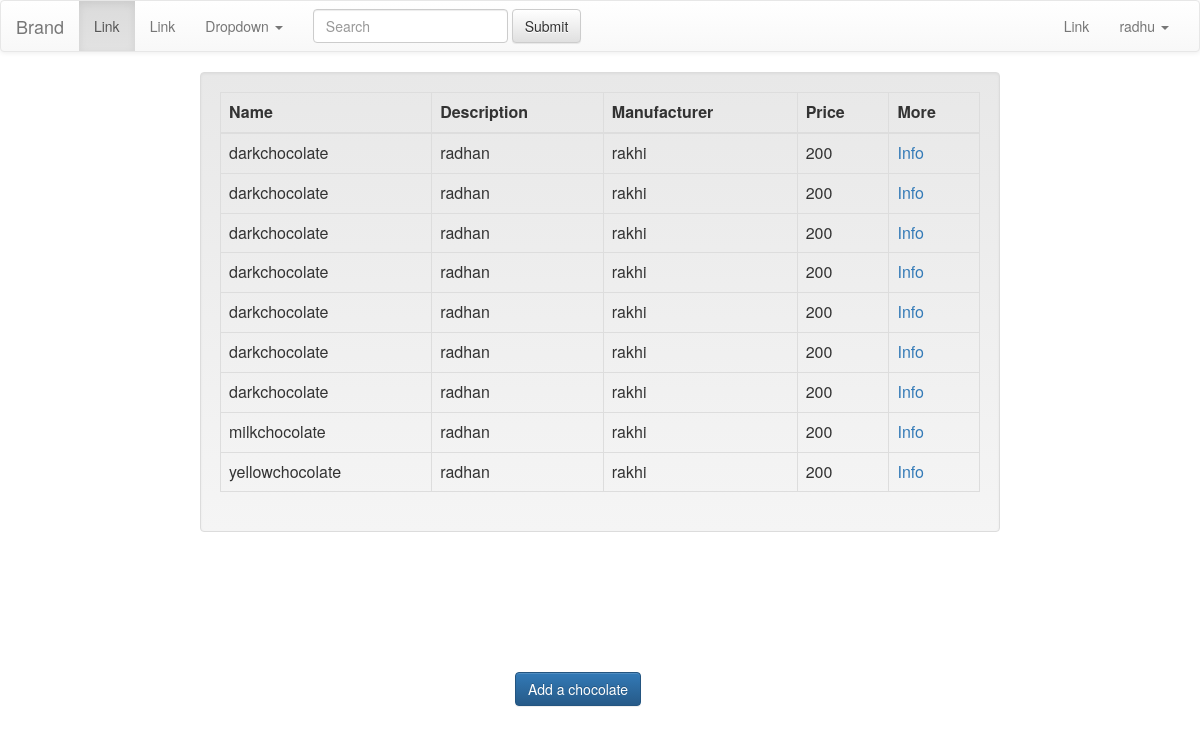
Screenshot of / (signed in) with the database file from the repository.
### register/models.py (models this page shows, shortened)
class User(AbstractBaseUser):
    user_id = models.AutoField(primary_key=True)
    user_first_name = models.CharField(_('First Name'), max_length=32, blank=True, null=True,
                                       validators=[RegexValidator(regex='^[A-Za-z]*$')])
    user_last_name = models.CharField(_('Last Name'), max_length=32, blank=True, null=True,
                                      validators=[RegexValidator(regex='^[A-Za-z]*$')])
    email = models.EmailField(_('Email'), db_index=True, unique=True)
    user_dob = models.DateField(_('Birth Date'), blank=True, null=True)
    user_gender = models.CharField(_('Gender'), max_length=1, choices=GENDER, blank=True, null=True)
    user_github = models.CharField(_('Github Profile'),max_length=100,blank=True )
    user_linkedin = models.CharField(_('Linkedin Profile'),max_length=100,blank=True )
    user_bio = models.CharField(_('Short Bio'), max_length=1000,blank=True )
    user_occupation = models.CharField(_('Occupation'), max_length=100,blank=True )
    user_nationality = models.CharField(_('Nationality'), max_length=100,blank=True )
    date_joined = models.DateTimeField(auto_now_add=True)
    username = models.CharField(_('username'), max_length=32, blank=False, unique=True)
    is_active = models.BooleanField(default=True)
    is_admin = models.BooleanField(default=False)
    objects = MyUserManager()
    USERNAME_FIELD = 'email'
    REQUIRED_FIELDS = ['username']

class Chocolate(models.Model):
    id = models.AutoField(primary_key=True)
    name = models.CharField(_('Chocolate Name'),max_length=100,blank=True )
    description = models.CharField(_('Chocolate Description'),max_length=1000,blank=True )
    manufacturer = models.CharField(_('Chocolate Manufacturer'),max_length=100,blank=True )
    price = models.IntegerField(_('Chocolate Price'),
                                validators=[MaxValueValidator(1000), MinValueValidator(0)],
                                help_text=_('4 digits maximum'), blank=True, null=True)

### register/views.py (the view)
# urls.py: 2. Add a URL to urlpatterns:  url(r'^$', Home.as_view(), name='home')
class Home(ListView):
    template_name="index.html"
    def get_queryset(self):
        return Chocolate.objects.all()

### register/templates/index.html
{%  extends 'base.html' %}
{%  block body %}
    <div class="col-md-8 col-md-offset-2 well">
        <table class="table table-hover table-bordered table-responsive">
            <thead>
            <tr>
                <th>
                    Name
                </th>
                <th>
                    Description
                </th>
                <th>
                    Manufacturer
                </th>
                <th>
                    Price
                </th>
                <th>
                    More
                </th>
            </tr>
            </thead>
            <tbody>
            {% for item in object_list %}
                <tr>
                    <td> {{ item.name }} </td>
                    <td> {{ item.description }}</td>
                    <td> {{ item.manufacturer }}</td>
                    <td> {{ item.price }}</td>
                    <td> <a href="{% url 'chocolate_info' item.id %}">Info</a> </td>
                </tr>
            {% endfor %}
            </tbody>
        </table>
    </div>
    {%  if request.user.is_anonymous %}
        Nothing here
    {%   else %}
        <div class="col-md-6 col-md-offset-5" style="padding-top: 10%";>
            <a href="{%  url  'add_chocolate' %}">
                <button class="btn btn-primary">Add a chocolate</button>
            </a>
        </div>
    {% endif %}
{%  endblock body %}

### register/templates/navbar.html (shortened to what this page needs)
<nav class="navbar navbar-default">
    <div class="container-fluid">
        <div class="navbar-header">
            <a class="navbar-brand" href="#">Brand</a>
        </div>
        <div class="collapse navbar-collapse" id="bs-example-navbar-collapse-1">
            <ul class="nav navbar-nav">
                <li class="active"><a href="#">Link <span class="sr-only">(current)</span></a></li>
                <li><a href="#">Link</a></li>
                <li class="dropdown">
                    <a href="#" class="dropdown-toggle" data-toggle="dropdown" role="button" aria-haspopup="true" aria-expanded="false">Dropdown <span class="caret"></span></a>
                </li>
            </ul>
            <form class="navbar-form navbar-left" role="search">
                <div class="form-group">
                    <input type="text" class="form-control" placeholder="Search">
                </div>
                <button type="submit" class="btn btn-default">Submit</button>
            </form>
            <ul class="nav navbar-nav navbar-right">
                <li><a href="#">Link</a></li>
                {% if user.is_anonymous %}
                    <li class="dropdown">
                        <a href="#" class="dropdown-toggle" data-toggle="dropdown" role="button" aria-haspopup="true" aria-expanded="false">Join<span class="caret"></span></a>
                        <ul class="dropdown-menu">
                            <li><a href=" {% url 'register_user' %}">Sign Up</a></li>
                            <li><a href="{% url 'login' %}">Sign In</a></li>                </ul>
                    </li>
                {% else %}
                    <li class="dropdown">
                        <a href="#" class="dropdown-toggle" data-toggle="dropdown" role="button" aria-haspopup="true" aria-expanded="false">                    {% if request.user.user_first_name %}
                            {{ request.user.user_first_name }}
                        {% elif request.user.username %}
                            {{ request.user.username }}
                        {% else %}
                            {{ request.user.email }}
                        {% endif %}
                            <span class="caret"></span></a>
                    </li>
                    </div>
                {% endif %}
    </div>
</nav>

### rows the page displays
User: user.user_first_name "radhu"
Chocolate: name "darkchocolate", description "radhan", manufacturer "rakhi", price "200"
Chocolate: name "darkchocolate", description "radhan", manufacturer "rakhi", price "200"
Chocolate: name "darkchocolate", description "radhan", manufacturer "rakhi", price "200"
Chocolate: name "darkchocolate", description "radhan", manufacturer "rakhi", price "200"
Chocolate: name "darkchocolate", description "radhan", manufacturer "rakhi", price "200"
Chocolate: name "darkchocolate", description "radhan", manufacturer "rakhi", price "200"
Chocolate: name "darkchocolate", description "radhan", manufacturer "rakhi", price "200"
Chocolate: name "milkchocolate", description "radhan", manufacturer "rakhi", price "200"
Chocolate: name "yellowchocolate", description "radhan", manufacturer "rakhi", price "200"
